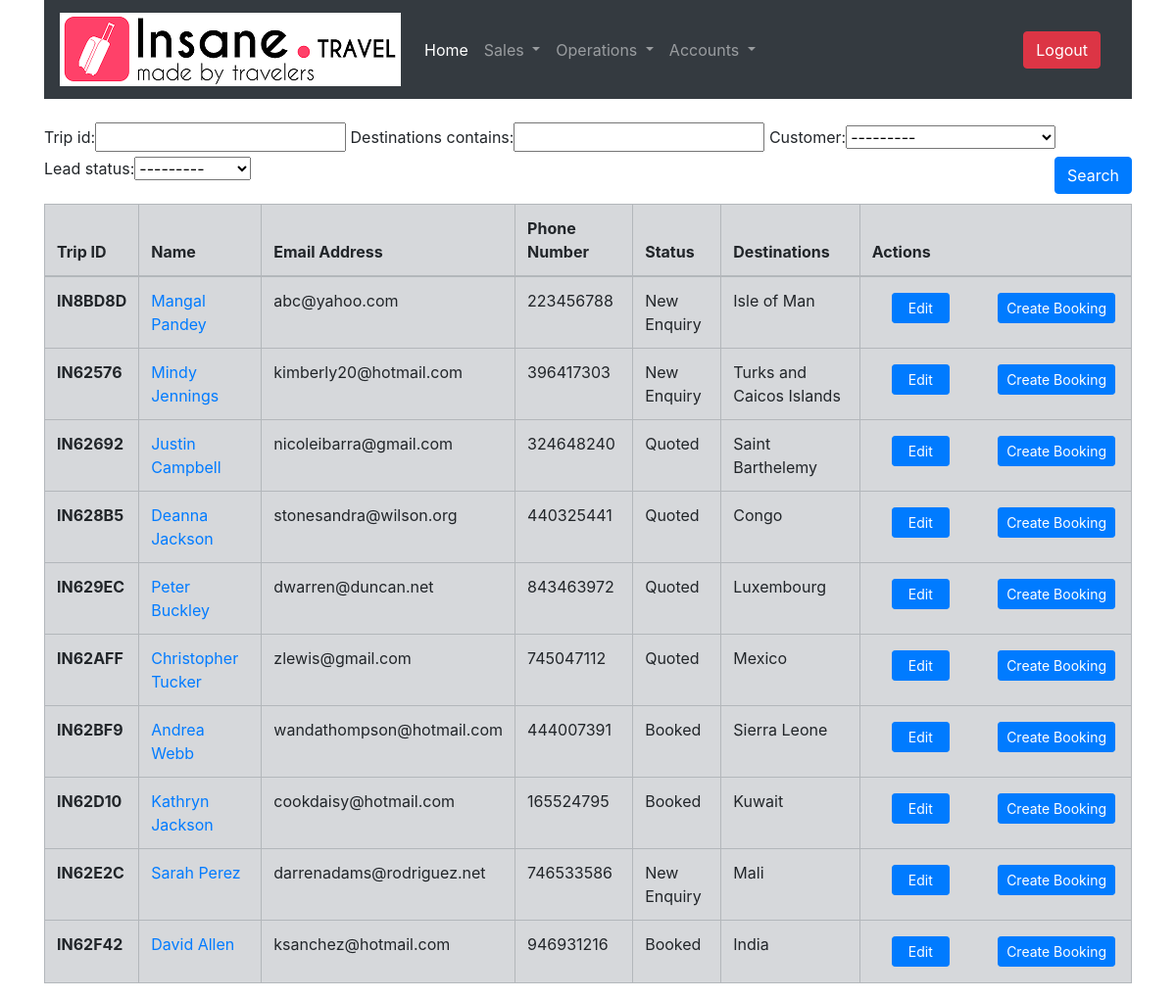
Page /sales/lead/list/ (signed in) on the committed database.
### SalesApp/models.py (models this page shows, shortened)
class Lead(models.Model):
    lead_source_choices = [
        ('FNF', 'Friends & Family'),
        ('TT', 'Travel Triangle'),
        ('CRF', 'Customer Referral'),
        ('RPC', 'Repeat Customer'),
        ('FBAD','Facebook Ads'),
        ('B2B','B2B'),
        ('WEB','Website / Online Forums'),
    ]
    lead_status_choices = [
        ('NEW', 'New Enquiry'),
        ('QUOTED', 'Quoted'),
        ('BOOKED', 'Booked')
    ]
    customer = models.ForeignKey(Customer,related_name='Leads',on_delete=models.PROTECT)
    destinations = models.CharField(max_length=256)
    lead_source = models.CharField(max_length=256,choices=lead_source_choices,default='FNF')
    lead_source_id = models.CharField(max_length=25,blank=True)
    lead_status = models.CharField(max_length=25,choices=lead_status_choices,default='NEW')
    remarks = models.TextField(blank=True)
    trip_id = models.CharField(max_length=10,editable=False,unique=True,default=get_trip_id)
    creation_date = models.DateField(auto_now=True)

class Customer(models.Model):
    name = models.CharField(max_length=256)
    email = models.EmailField(unique=True)
    phone = models.PositiveIntegerField()
    def __str__(self):
        return self.name

### SalesApp/views.py (the view)
# urls.py: path('lead/list/',views.LeadListView.as_view(),name='lead_list'),
class LeadListView(LoginRequiredMixin,FilterView):
    template_name = 'SalesApp/lead_list.html'
    paginate_by = 10
    form_class = LeadForm
    filterset_class = LeadFilter
    ordering = ['id']

### SalesApp/templatetags/my_extras.py (called while the page is built)
@register.filter(name='has_group')
def has_group(user, group_name):
    group = Group.objects.get(name=group_name)
    return True if group in user.groups.all() else False

### SalesApp/templates/SalesApp/lead_list.html (shortened to what this page needs)
{% extends 'base_staff.html' %}
{% load static %}
{% load bootstrap4 %}
{% load bootstrap_pagination %}
{% load my_extras %}
{% block content %}
<div class="container">
  <br>
  <form class="form-group" method="get">
      {{filter.form}}
      <input class="btn btn-primary float-right" type="submit" value='Search' />
  </form>
  <table class="table table-bordered table-hover table-secondary">
  <thead>
    <tr>
      <th scope="col">Trip ID</th>
      <th scope="col">Name</th>
      <th scope="col">Email Address</th>
      <th scope="col">Phone Number</th>
      <th scope="col">Status</th>
      <th scope="col">Destinations</th>
      {% if user|has_group:'Sales' %}<th scope="col">Actions</th>{% endif %}
    </tr>
  </thead>
  <tbody>
    {% for lead in object_list %}
      <tr>
        <th scope="row">{{ lead.trip_id }}</th>
        <td><a href="{% url 'SalesApp:lead_detail' pk=lead.pk %}">{{ lead.customer.name }}</a></td>
        <td>{{ lead.customer.email }}</td>
        <td>{{ lead.customer.phone }}</td>
        <td>{{ lead.get_lead_status_display }}</td>
        <td>{{ lead.destinations }}</td>
        {%if user|has_group:'Sales' %}
        <td class="w-25 p-3">
          <a href="{% url 'SalesApp:lead_update' pk=lead.pk %}"><button type="button" class="btn btn-primary float-left btn-sm px-3 mx-3">Edit</button></a>
          <form method="GET" action="{% url 'OperationsApp:booking_create' %}">
              <button class="btn btn-primary btn-sm float-right" type="submit">Create Booking</button>
          </form>
        </td>
        {% endif %}
      </tr>
    {% endfor %}
    </tbody>
  </table>
</div>
{% endblock %}

### rows in the picture
Lead: trip_id "IN8BD8D", customer.name "Mangal Pandey", customer.email "abc@yahoo.com", customer.phone "223456788", lead_status "New Enquiry", destinations "Isle of Man"
Lead: trip_id "IN62576", customer.name "Mindy Jennings", customer.email "kimberly20@hotmail.com", customer.phone "396417303", lead_status "New Enquiry", destinations "Turks and Caicos Islands"
Lead: trip_id "IN62692", customer.name "Justin Campbell", customer.email "nicoleibarra@gmail.com", customer.phone "324648240", lead_status "Quoted", destinations "Saint Barthelemy"
Lead: trip_id "IN628B5", customer.name "Deanna Jackson", customer.email "stonesandra@wilson.org", customer.phone "440325441", lead_status "Quoted", destinations "Congo"
Lead: trip_id "IN629EC", customer.name "Peter Buckley", customer.email "dwarren@duncan.net", customer.phone "843463972", lead_status "Quoted", destinations "Luxembourg"
Lead: trip_id "IN62AFF", customer.name "Christopher Tucker", customer.email "zlewis@gmail.com", customer.phone "745047112", lead_status "Quoted", destinations "Mexico"
Lead: trip_id "IN62BF9", customer.name "Andrea Webb", customer.email "wandathompson@hotmail.com", customer.phone "444007391", lead_status "Booked", destinations "Sierra Leone"
Lead: trip_id "IN62D10", customer.name "Kathryn Jackson", customer.email "cookdaisy@hotmail.com", customer.phone "165524795", lead_status "Booked", destinations "Kuwait"
Lead: trip_id "IN62E2C", customer.name "Sarah Perez", customer.email "darrenadams@rodriguez.net", customer.phone "746533586", lead_status "New Enquiry", destinations "Mali"
Lead: trip_id "IN62F42", customer.name "David Allen", customer.email "ksanchez@hotmail.com", customer.phone "946931216", lead_status "Booked", destinations "India"
